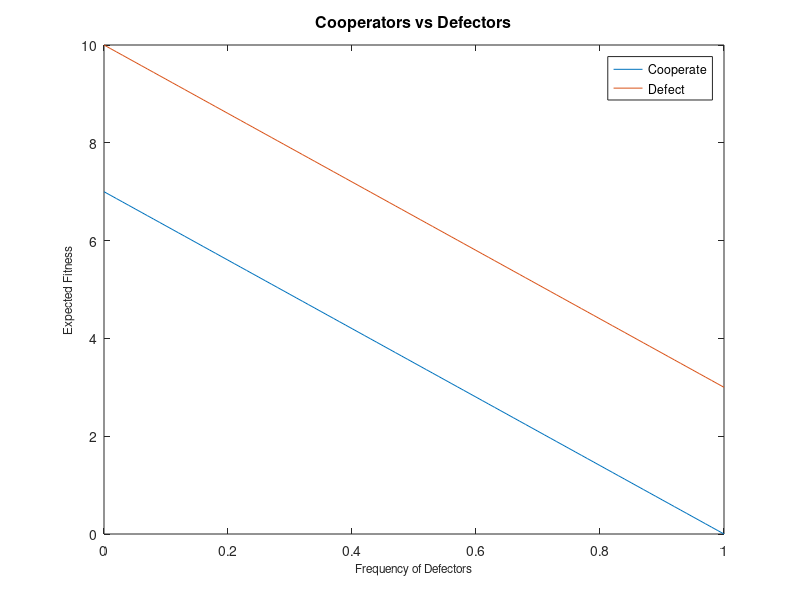
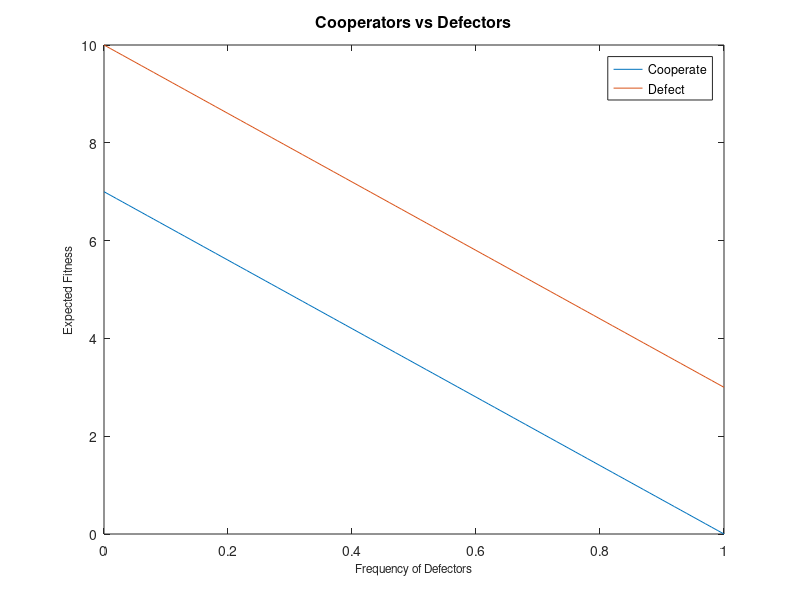

These charts were generated, in order, by the following MATLAB code:
% The payoff structure for the Prisoners' Dilemma
% To explore variation certain payoffs are given as
% vectors.

Pdc = 0;                % Payoff to cooperate against defect
Pcc = 5:2:9;            % Payoff to cooperate against cooperate
Pdd = 1:2:5;            % Payoff to defect against defect
Pcd = 8:2:12;           % Payoff to defect against cooperate

% Frequency of defectors in the population
Fd = 0:0.01:1;

% Expected number of interactions in a given game.
mu = 5:5:15;         

%%%%%%%%%%%%%%%%%%
% Fitness functions
%%%%%%%%%%%%%%%%%%

% Fitness of pure Cooperate in a population of Pure Cooperators and Defectors
FitnessCvsD = (1-Fd) * Pcc(2) + Fd * Pdc;

% Fitness of Defect in a population of Cooperators and Defectors
FitnessDvsC = (1-Fd) * Pcd(2) + Fd * Pdd(2);

% Plot the fitness of cooperate and defect as a function of the frequency
% of defect in the population.
DvsC = plot(Fd, FitnessCvsD, Fd, FitnessDvsC);
legend('Cooperate', 'Defect', 'Location', 'Best');
legend('boxon');
xlabel(['\fontsize{12}Frequency of Defectors'])
ylabel(['\fontsize{12}Expected Fitness']);
title(['\fontsize{16}Cooperators vs Defectors']);
saveas(gcf, 'files/figures/DvsC.png');
saveas(gcf, 'files/matlab/DvsC.fig');